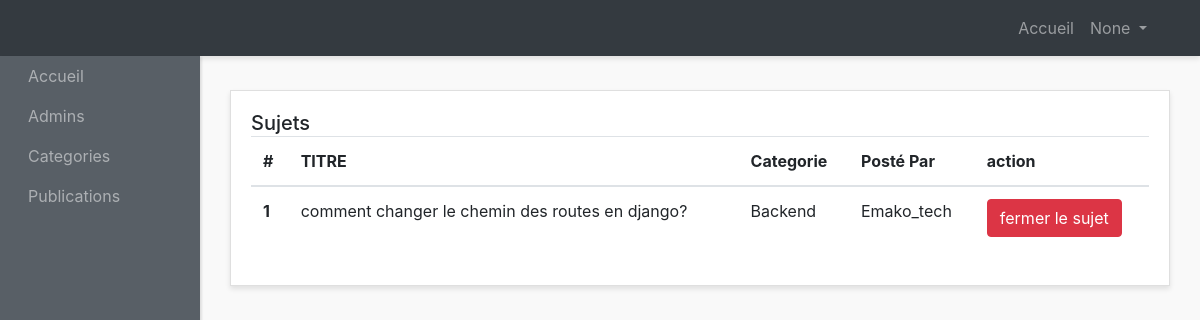
/postedTopic/, run on an earlier commit of the app's database.
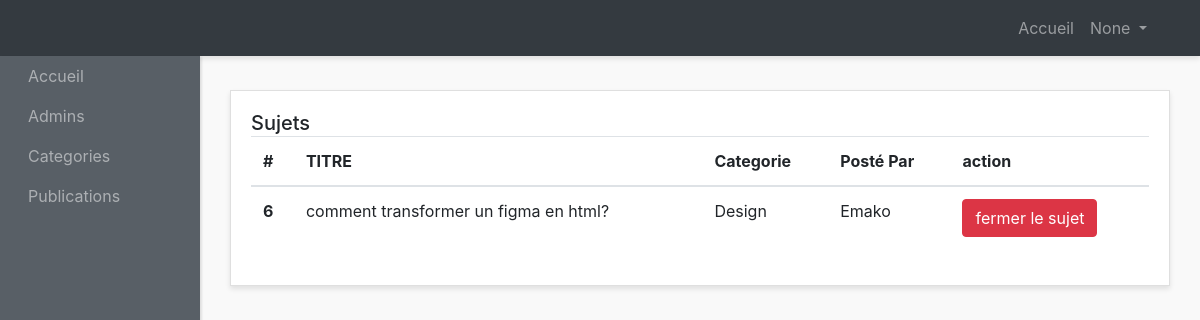
And on a later commit of the database.
### website/models.py (models this page shows)
class PostMessage(models.Model):
    title = models.CharField(max_length=100)  # Augmentation de la longueur du titre
    message = models.TextField()
    posted_date = models.DateTimeField(auto_now_add=True)  # Utilisation de DateTimeField pour la date et l'heure de publication
    closes = models.BooleanField(default=False)  # Par défaut, le message n'est pas clos
    category = models.ForeignKey(Category, on_delete=models.CASCADE)  # Correction du nom du champ Category en minuscules
    user= models.ForeignKey(Users, on_delete= models.CASCADE)
    avatar = models.ImageField(null=True, blank=True, upload_to='img/')  # Ajout d'un champ pour l'avatar

class Category(models.Model):
    title = models.CharField(max_length=100)  # Augmentation de la longueur du titre
    description = models.TextField()
    added_by = models.ForeignKey(Admins, on_delete=models.CASCADE)  # Renommage du champ addedBy en snake_case

class Users(models.Model):
    pseudo = models.CharField(max_length=50, unique=True)
    email = models.EmailField()
    password = models.CharField(max_length=100)  # Utilisation de CharField pour le mot de passe
    role = models.CharField(max_length=20, default="User")  # Limiter la longueur du rôle
    avatar = models.ImageField( null=True, blank=True, upload_to='img/')  # Ajout d'un champ pour l'avatar
    activated = models.BooleanField(default=True)  # Par défaut, l'utilisateur n'est pas activé
    birthdate= models.DateField(null=False)
    description= models.TextField(null=False, default='JE suis un membre anonyme du forum')

### website/views.py (the view)
# urls.py: path('postedTopic/',views.postedTopic, name="postedTopic"),
def postedTopic(request):
    posts= PostMessage.objects.all()
    pseudo= request.session.get("Admin_pseudo")
    return render(request,"admin-panel/topics-admins/show-topics.html" , context={"posts":posts,"pseudo":pseudo})

### forum/templates/admin-panel/topics-admins/show-topics.html (shortened to what this page needs)
{% load static %}
<!DOCTYPE html>
<html lang="en">
<head>
    <link href="http://maxcdn.bootstrapcdn.com/bootstrap/4.0.0/css/bootstrap.min.css" rel="stylesheet">
    <link href="{% static 'style.css' %}" rel="stylesheet">
</head>
<body>
<div id="wrapper">
    <nav class="navbar header-top fixed-top navbar-expand-lg  navbar-dark bg-dark">
      <div class="container">
      <div class="collapse navbar-collapse" id="navbarText">
        <ul class="navbar-nav side-nav" >
          <li class="nav-item">
            <a class="nav-link" style="margin-left: 20px;" href="{% url 'AdminIndex' %}">Accueil
            </a>
          </li>
          <li class="nav-item">
            <a class="nav-link" href="{% url 'AdminsList' %}" style="margin-left: 20px;">Admins</a>
          </li>
          <li class="nav-item">
            <a class="nav-link" href="{% url 'AdminCategory' %}"  style="margin-left: 20px;">Categories</a>
          </li>
          <li class="nav-item">
            <a class="nav-link" href="{% url 'postedTopic' %}"  style="margin-left: 20px;">Publications</a>
          </li>
        </ul>
        <ul class="navbar-nav ml-md-auto d-md-flex">
          <li class="nav-item">
            <a class="nav-link" href="{% url 'AdminIndex' %}">Accueil
            </a>
          </li>
          <li class="nav-item dropdown">
            <a class="nav-link  dropdown-toggle" href="#" id="navbarDropdown" role="button" data-toggle="dropdown" aria-haspopup="true" aria-expanded="false">
              {{ pseudo }}
            </a>
          </li>
        </ul>
      </div>
    </div>
    </nav>
    <div class="container-fluid">
          <div class="row">
        <div class="col">
          <div class="card">
            <div class="card-body">
              <h5 class="card-title mb-4 d-inline">Sujets</h5>
              <table class="table">
                <thead>
                  <tr>
                    <th scope="col">#</th>
                    <th scope="col">TITRE</th>
                    <th scope="col">Categorie</th>
                    <th scope="col">Posté Par</th>
                    <th scope="col">action</th>
                  </tr>
                </thead>
                <tbody>
                  {% if posts %}
                  {% for post in posts %}
                  <tr>
                    <th scope="row">{{post.pk}}</th>
                    <td>{{post.title}}</td>
                    <td> {{post.category.title}}</td>
                    <td>  {{post.user.pseudo}}</td>
                    {% if post.closes == False %}
                     <td><a href="{% url 'FermerSujet' id=post.pk %}" class="btn btn-danger  text-center ">fermer le sujet</a></td>
                     {% else %}
                     <td class="text-danger">Ce Sujet a été Fermé</td>
                     {% endif %}
                  </tr>
                  {% endfor %}
                  {% endif %}
                </tbody>
              </table>
            </div>
          </div>
        </div>
      </div>
  </div>
</body>
</html>

What changed in the data, as far as the page shows it:
removed PostMessage: pk "1", title "comment changer le chemin des routes en django?", category "Backend", user.pseudo "Emako_tech", closes "fermer le sujet"
added PostMessage: pk "6", title "comment transformer un figma en html?", category "Design", user.pseudo "Emako", closes "fermer le sujet"
